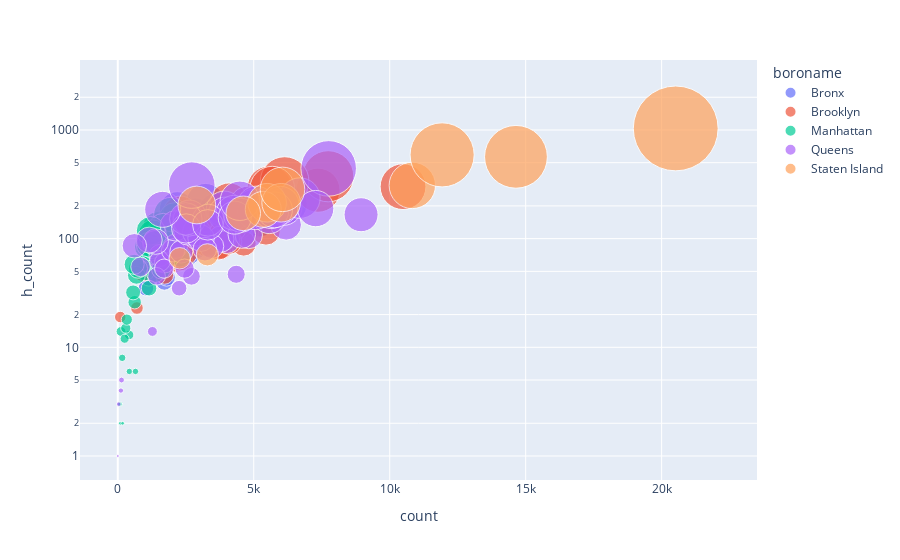

Source (notebook cell):
### Code cell
fig = px.scatter(data, x="count", y="h_count",
                 size="h_count", color="boroname",
                 hover_name="zipcode", log_y=True, size_max=60)
fig.show(
    config= {'displaylogo': False, 
             'displayModeBar': False}
)

### Figure 1 — Plotly figure (JSON) as saved in the notebook; plotly's stock layout.template omitted (floating-point values rounded to 4 significant figures)
{"data": [{"hovertemplate": "<b>%{hovertext}</b><br><br>boroname=Bronx<br>count=%{x}<br>h_count=%{marker.size}<extra></extra>", "hovertext": ["10451", "10452", "10453", "10454", "10455", "10456", "10457", "10458", "10459", "10460", "10461", "10462", "10463", "10464", "10465", "10466", "10467", "10468", "10469", "10470", "10471", "10472", "10473", "10474", "10475"], "legendgroup": "Bronx", "marker": {"color": "#636efa", "size": [185, 165, 98, 46, 57, 180, 214, 91, 82, 102, 145, 120, 105, 35, 117, 136, 159, 73, 209, 44, 40, 99, 126, 102, 44], "sizemode": "area", "sizeref": 0.2869, "symbol": "circle"}, "mode": "markers", "name": "Bronx", "orientation": "v", "showlegend": true, "type": "scatter", "x": [2189, 2845, 2793, 1352, 1639, 3621, 3223, 2357, 2812, 2555, 5205, 3912, 2714, 1036, 4655, 4406, 3882, 2622, 6265, 1141, 1713, 3254, 4175, 2185, 1795], "xaxis": "x", "y": [185, 165, 98, 46, 57, 180, 214, 91, 82, 102, 145, 120, 105, 35, 117, 136, 159, 73, 209, 44, 40, 99, 126, 102, 44], "yaxis": "y"}, {"hovertemplate": "<b>%{hovertext}</b><br><br>boroname=Brooklyn<br>count=%{x}<br>h_count=%{marker.size}<extra></extra>", "hovertext": ["11201", "11203", "11204", "11205", "11206", "11207", "11208", "11209", "11210", "11211", "11212", "11213", "11214", "11215", "11216", "11217", "11218", "11219", "11220", "11221", "11222", "11223", "11224", "11225", "11226", "11228", "11229", "11230", "11231", "11232", "11233", "11234", "11235", "11236", "11237", "11238", "11239", "11249", "11251"], "legendgroup": "Brooklyn", "marker": {"color": "#EF553B", "size": [124, 90, 129, 61, 92, 279, 375, 118, 208, 80, 84, 95, 82, 203, 82, 96, 117, 122, 148, 111, 78, 197, 93, 63, 72, 89, 290, 339, 120, 46, 94, 301, 216, 288, 171, 63, 49, 23, 19], "sizemode": "area", "sizeref": 0.2869, "symbol": "circle"}, "mode": "markers", "name": "Brooklyn", "orientation": "v", "showlegend": true, "type": "scatter", "x": [2982, 4630, 4200, 2136, 2833, 7362, 7739, 5450, 5089, 2350, 3801, 3306, 3722, 4795, 2187, 2406, 3623, 3941, 4042, 3874, 1942, 5283, 1593, 2354, 2503, 3261, 5579, 6136, 2587, 1724, 4089, 10490, 4098, 5680, 2302, 2285, 913, 705, 92], "xaxis": "x", "y": [124, 90, 129, 61, 92, 279, 375, 118, 208, 80, 84, 95, 82, 203, 82, 96, 117, 122, 148, 111, 78, 197, 93, 63, 72, 89, 290, 339, 120, 46, 94, 301, 216, 288, 171, 63, 49, 23, 19], "yaxis": "y"}, {"hovertemplate": "<b>%{hovertext}</b><br><br>boroname=Manhattan<br>count=%{x}<br>h_count=%{marker.size}<extra></extra>", "hovertext": ["10001", "10002", "10003", "10004", "10005", "10007", "10009", "10010", "10011", "10012", "10013", "10014", "10016", "10017", "10018", "10019", "10020", "10021", "10022", "10023", "10024", "10025", "10026", "10027", "10028", "10029", "10030", "10031", "10032", "10033", "10034", "10035", "10036", "10037", "10038", "10039", "10040", "10065", "10075", "10128", "10280", "10281", "10282", "83"], "legendgroup": "Manhattan", "marker": {"color": "#00cc96", "size": [13, 74, 71, 3, 14, 15, 50, 26, 48, 57, 84, 114, 100, 46, 8, 104, 2, 129, 80, 52, 69, 115, 85, 152, 94, 94, 35, 106, 167, 125, 101, 111, 53, 32, 18, 6, 88, 118, 58, 91, 12, 3, 2, 6], "sizemode": "area", "sizeref": 0.2869, "symbol": "circle"}, "mode": "markers", "name": "Manhattan", "orientation": "v", "showlegend": true, "type": "scatter", "x": [417, 1259, 1378, 98, 120, 294, 1010, 621, 1387, 866, 1059, 2205, 1304, 686, 163, 1513, 94, 1472, 1254, 1595, 2277, 2056, 1278, 2108, 1287, 1599, 1150, 1971, 1949, 1671, 1277, 1273, 741, 564, 332, 425, 1137, 1208, 602, 1371, 252, 71, 178, 651], "xaxis": "x", "y": [13, 74, 71, 3, 14, 15, 50, 26, 48, 57, 84, 114, 100, 46, 8, 104, 2, 129, 80, 52, 69, 115, 85, 152, 94, 94, 35, 106, 167, 125, 101, 111, 53, 32, 18, 6, 88, 118, 58, 91, 12, 3, 2, 6], "yaxis": "y"}, {"hovertemplate": "<b>%{hovertext}</b><br><br>boroname=Queens<br>count=%{x}<br>h_count=%{marker.size}<extra></extra>", "hovertext": ["11001", "11004", "11005", "11040", "11101", "11102", "11103", "11104", "11105", "11106", "11109", "11354", "11355", "11356", "11357", "11358", "11360", "11361", "11362", "11363", "11364", "11365", "11366", "11367", "11368", "11369", "11370", "11371", "11372", "11373", "11374", "11375", "11377", "11378", "11379", "11385", "11411", "11412", "11413", "11414", "11415", "11416", "11417", "11418", "11419", "11420", "11421", "11422", "11423", "11426", "11427", "11428", "11429", "11432", "11433", "11434", "11435", "11436", "11451", "11691", "11692", "11693", "11694", "11697"], "legendgroup": "Queens", "marker": {"color": "#ab63fa", "size": [14, 103, 5, 55, 159, 70, 60, 62, 85, 45, 3, 182, 204, 78, 166, 134, 76, 193, 96, 159, 196, 236, 45, 108, 187, 104, 131, 4, 118, 168, 94, 158, 204, 99, 109, 443, 115, 47, 203, 173, 97, 53, 85, 101, 148, 175, 53, 180, 80, 164, 148, 152, 124, 184, 134, 189, 156, 35, 1, 223, 186, 86, 311, 1], "sizemode": "area", "sizeref": 0.2869, "symbol": "circle"}, "mode": "markers", "name": "Queens", "orientation": "v", "showlegend": true, "type": "scatter", "x": [1274, 3879, 137, 837, 2624, 1552, 1722, 1546, 2120, 1428, 34, 5244, 4801, 2035, 8947, 6193, 2337, 5005, 4009, 2644, 6094, 6696, 2709, 4817, 3918, 2945, 2111, 115, 2577, 3953, 1393, 5569, 5090, 3790, 4560, 7755, 2900, 4355, 5981, 4262, 1157, 1705, 3450, 3062, 2621, 5048, 2458, 5636, 3203, 4525, 3320, 2501, 2516, 5764, 3312, 7278, 4300, 2256, 9, 4489, 1651, 609, 2721, 2], "xaxis": "x", "y": [14, 103, 5, 55, 159, 70, 60, 62, 85, 45, 3, 182, 204, 78, 166, 134, 76, 193, 96, 159, 196, 236, 45, 108, 187, 104, 131, 4, 118, 168, 94, 158, 204, 99, 109, 443, 115, 47, 203, 173, 97, 53, 85, 101, 148, 175, 53, 180, 80, 164, 148, 152, 124, 184, 134, 189, 156, 35, 1, 223, 186, 86, 311, 1], "yaxis": "y"}, {"hovertemplate": "<b>%{hovertext}</b><br><br>boroname=Staten Island<br>count=%{x}<br>h_count=%{marker.size}<extra></extra>", "hovertext": ["10301", "10302", "10303", "10304", "10305", "10306", "10307", "10308", "10309", "10310", "10312", "10314"], "legendgroup": "Staten Island", "marker": {"color": "#FFA15A", "size": [214, 66, 204, 186, 214, 309, 171, 284, 590, 71, 1033, 566], "sizemode": "area", "sizeref": 0.2869, "symbol": "circle"}, "mode": "markers", "name": "Staten Island", "orientation": "v", "showlegend": true, "type": "scatter", "x": [5493, 2277, 2907, 5350, 6008, 10832, 4615, 6057, 11928, 3295, 20518, 14643], "xaxis": "x", "y": [214, 66, 204, 186, 214, 309, 171, 284, 590, 71, 1033, 566], "yaxis": "y"}], "layout": {"autosize": true, "legend": {"itemsizing": "constant", "title": {"text": "boroname"}, "tracegroupgap": 0}, "margin": {"t": 60}, "xaxis": {"anchor": "y", "autorange": true, "domain": [0, 1], "range": [-1271.0, 22810.0], "title": {"text": "count"}, "type": "linear"}, "yaxis": {"anchor": "x", "autorange": true, "domain": [0, 1], "range": [-0.244, 3.844], "title": {"text": "h_count"}, "type": "log"}}}
